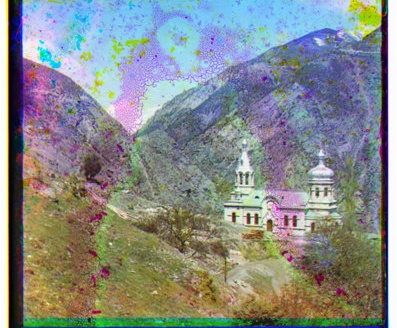
#> input picture content/images/00056v-1.jpg, 397 x 328 px, given in place of mosaic1.jpg, which was not available; the run also reads 1 picture not shown here
$ python q2.py   (older library calls are emulated)
#> lines starting #> are read from the running program, lines starting #| are printed output that depends on the picture
### syde671_contents/assignment3/q1.py
import numpy as np
import cv2
from scipy.ndimage import distance_transform_edt as bwdist


def warpGrid(im, H):
    h, w = im.shape[:2]
    corners = np.array([[0, 0, 1], [w - 1, 0, 1], [w - 1, h - 1, 1], [0, h - 1, 1]]).T
    warped_corners = H @ corners
    warped_corners = (warped_corners[:2] / warped_corners[2]).T
    x, y = warped_corners[:, 0], warped_corners[:, 1]
    min_x, max_x = np.floor(x).min().astype(int), np.ceil(x).max().astype(int)
    min_y, max_y = np.floor(y).min().astype(int), np.ceil(y).max().astype(int)
    out_h, out_w = max_y - min_y + 1, max_x - min_x + 1

    shifted_H = np.array([[1, 0, -min_x], [0, 1, -min_y], [0, 0, 1]]) @ H
    y, x = np.indices((out_h, out_w))
    source = np.linalg.inv(shifted_H) @ np.vstack(
        (x.ravel(), y.ravel(), np.ones(x.size))
    )
    source_x = (source[0] / source[2]).reshape(out_h, out_w)
    source_y = (source[1] / source[2]).reshape(out_h, out_w)
    return source_x, source_y


# [8 lines left out: function warpImageNearestNeighbor, not called in this run]


def warpImageBilinear(im, H):
    h, w = im.shape[:2]
    x, y = warpGrid(im, H)
    dx, dy = x - np.floor(x), y - np.floor(y)
    x, y = np.floor(x).astype(int), np.floor(y).astype(int)
    valid = (0 <= x) & (x + 1 < w) & (0 <= y) & (y + 1 < h)
    x, y = np.clip(x, 0, w - 2), np.clip(y, 0, h - 2)

    if im.ndim == 3:
        dx, dy = dx[..., None], dy[..., None]

    values = (
        (1 - dx) * (1 - dy) * im[y, x]
        + dx * (1 - dy) * im[y, x + 1]
        + (1 - dx) * dy * im[y + 1, x]
        + dx * dy * im[y + 1, x + 1]
    )

    output = np.zeros(x.shape + im.shape[2:])
    output[valid] = values[valid]
    return output


def blendMosaic(left, warped_right, warped_mask, right_shape, H):
    h, w = right_shape[:2]
    corners = (
        H @ np.array([[0, 0, 1], [w - 1, 0, 1], [w - 1, h - 1, 1], [0, h - 1, 1]]).T
    )
    corners = corners[:2] / corners[2]
    min_x, min_y = np.floor(corners.min(axis=1)).astype(int)
    max_x, max_y = np.ceil(corners.max(axis=1)).astype(int)
    origin_x, origin_y = min(0, min_x), min(0, min_y)
    width = max(left.shape[1] - 1, max_x) - origin_x + 1
    height = max(left.shape[0] - 1, max_y) - origin_y + 1

    total = np.zeros((height, width, left.shape[2]))
    total_weight = np.zeros((height, width))

    left_x, left_y = -origin_x, -origin_y
    left_canvas = np.zeros_like(total)
    left_canvas[left_y : left_y + left.shape[0], left_x : left_x + left.shape[1]] = left
    left_mask = np.zeros((height, width), np.uint8)
    left_mask[left_y : left_y + left.shape[0], left_x : left_x + left.shape[1]] = 1
    left_weight = bwdist(left_mask)

    right_x, right_y = min_x - origin_x, min_y - origin_y
    right_canvas = np.zeros_like(total)
    right_canvas[
        right_y : right_y + warped_right.shape[0],
        right_x : right_x + warped_right.shape[1],
    ] = warped_right
    right_mask = np.zeros((height, width), np.uint8)
    right_mask[
        right_y : right_y + warped_mask.shape[0],
        right_x : right_x + warped_mask.shape[1],
    ] = (
        warped_mask > 0
    )
    right_weight = bwdist(right_mask)

    total = (
        left_canvas * left_weight[..., None] + right_canvas * right_weight[..., None]
    )
    total_weight = left_weight + right_weight

    return np.divide(
        total,
        total_weight[..., None],
        out=np.zeros_like(total),
        where=total_weight[..., None] != 0,
    ).astype(left.dtype)


def computeH(im1_pts, im2_pts):
    A = []
    b = []

    for (x1, y1), (x2, y2) in zip(im1_pts, im2_pts):
        A.append([x1, y1, 1, 0, 0, 0, -x1 * x2, -y1 * x2])
        A.append([0, 0, 0, x1, y1, 1, -x1 * y2, -y1 * y2])
        b.extend([x2, y2])

    h, _, _, _ = np.linalg.lstsq(A, b, rcond=None)
    return np.array([[h[0], h[1], h[2]], [h[3], h[4], h[5]], [h[6], h[7], 1]])


# main because i call it in other q
# [74 lines left out: function main, not called in this run]

### syde671_contents/assignment3/q2.py
import cv2
import numpy as np

from q1 import computeH, warpImageBilinear, blendMosaic


def harris(image):
    gray = cv2.cvtColor(image, cv2.COLOR_BGR2GRAY).astype(float) / 255
    x = cv2.Sobel(gray, cv2.CV_64F, 1, 0, ksize=3)
    y = cv2.Sobel(gray, cv2.CV_64F, 0, 1, ksize=3)

    xx = cv2.GaussianBlur(x * x, (0, 0), 1.5)
    yy = cv2.GaussianBlur(y * y, (0, 0), 1.5)
    xy = cv2.GaussianBlur(x * y, (0, 0), 1.5)

    response = xx * yy - xy * xy - 0.04 * (xx + yy) ** 2
    response[:20] = response[-20:] = 0
    response[:, :20] = response[:, -20:] = 0

    peaks = response == cv2.dilate(response, np.ones((5, 5), np.uint8))
    y, x = np.where(peaks & (response > 0))
    scores = response[y, x]
    order = np.argsort(scores)[::-1]

    return np.column_stack((x[order], y[order])).astype(float), scores[order]


def anms(points, scores):
    points, scores = points[:3000], scores[:3000]
    radii = np.full(len(points), np.inf)

    for i in range(1, len(points)):
        stronger = scores[:i] > scores[i] / 0.9
        if stronger.any():
            radii[i] = ((points[:i][stronger] - points[i]) ** 2).sum(1).min()

    return points[np.argsort(radii)[::-1][:500]]


def descriptors(image, points):
    gray = (
        cv2.GaussianBlur(cv2.cvtColor(image, cv2.COLOR_BGR2GRAY), (0, 0), 2).astype(
            np.float32
        )
        / 255
    )

    good_points, result = [], []

    for point in points:
        x, y = point.astype(int)
        if x < 20 or y < 20 or x >= gray.shape[1] - 20 or y >= gray.shape[0] - 20:
            continue

        patch = cv2.getRectSubPix(gray, (40, 40), tuple(point))
        patch = cv2.resize(patch, (8, 8), interpolation=cv2.INTER_AREA).reshape(-1)
        patch = (patch - patch.mean()) / max(patch.std(), 1e-6)

        good_points.append(point)
        result.append(patch)

    return np.array(good_points), np.array(result)


def match(a, b):
    distance = ((a[:, None] - b[None, :]) ** 2).sum(2)
    a_to_b = np.argsort(distance, axis=1)[:, :2]
    b_to_a = np.argsort(distance, axis=0)[:2]

    matches = []
    for i, (best, second) in enumerate(a_to_b):
        forward_ratio = distance[i, best] / distance[i, second]
        backward_ratio = distance[i, best] / distance[b_to_a[1, best], best]

        if forward_ratio < 0.7 and b_to_a[0, best] == i and backward_ratio < 0.7:
            matches.append((i, best))

    return np.array(matches)


def ransac(source, destination):
    best = None

    for _ in range(5000):
        chosen = np.random.choice(len(source), 4, replace=False)
        h = computeH(source[chosen], destination[chosen])

        projected = h @ np.column_stack((source, np.ones(len(source)))).T
        projected = (projected[:2] / projected[2]).T

        inliers = np.linalg.norm(projected - destination, axis=1) < 3

        if best is None or inliers.sum() > best.sum():
            best = inliers

    return computeH(source[best], destination[best]), best


def mosaic_many(images, homographies):
    result = images[1]

    for i in [0, 2]:
        H = homographies[i]

        if i == 2:
            h, w = images[0].shape[:2]
            corners = (
                homographies[0]
                @ np.array(
                    [[0, 0, 1], [w - 1, 0, 1], [w - 1, h - 1, 1], [0, h - 1, 1]]
                ).T
            )

            corners = corners[:2] / corners[2]
            min_x, min_y = np.floor(corners.min(axis=1)).astype(int)

            H = (
                np.array([[1, 0, -min(0, min_x)], [0, 1, -min(0, min_y)], [0, 0, 1]])
                @ H
            )

        warped = warpImageBilinear(images[i], H)
        mask = warpImageBilinear(np.ones(images[i].shape[:2]), H)
        result = blendMosaic(result, warped, mask, images[i].shape, H)

    return result


images = [
    cv2.imread("mosaic1.jpg"),
    cv2.imread("mosaic2.jpg"),
    cv2.imread("mosaic3.jpg"),
]

points = []
features = []
corner_counts = []

for image in images:
    corners, scores = harris(image)
    selected = anms(corners, scores)
    selected, feature = descriptors(image, selected)

    corner_counts.append(len(corners))
    points.append(selected)
    features.append(feature)
#> this loop made 3 passes
#> pass 1, in harris, `xx = cv2.GaussianBlur(x * x, (0, 0), 1.5)`:
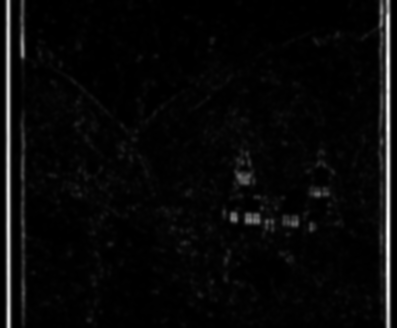
#> xx: shape (328, 397) float64; min 4.58e-05, max 5.09, mean 0.187; drawn with min black and max white
#> after the loop, corner_counts = [1084, 1084, 1084]; features = 3 items; points = 3 point arrays, longest 500 points


pair_12 = match(features[0], features[1])
#> in match, `distance = ((a[:, None] - b[None, :]) ** 2).sum(2)`:
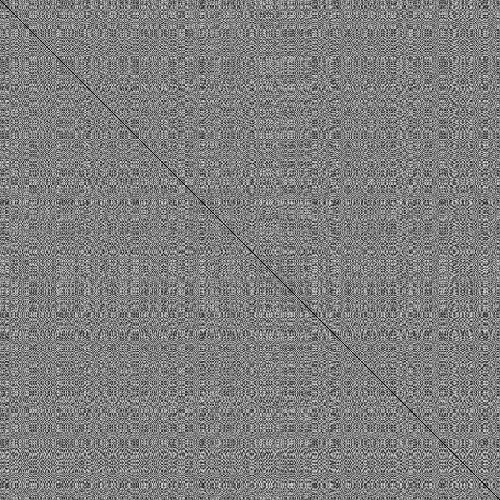
#> distance: shape (500, 500) float32; min 0, max 247.7, mean 127.3
#> in match, `a_to_b = np.argsort(distance, axis=1)[:, :2]`: a_to_b = 500 pairs, first value 0 to 499, second value 3 to 498
#> the loop in match, `for i, (best, second) in enumerate(a_to_b):` made 500 passes
#> second on passes 1 to 3: 203, 439, 179
#> after the loop in match, `for i, (best, second) in enumerate(a_to_b):`: matches = 500 pairs, first value 0 to 499, second value 0 to 499
#> pair_12 has the same summary as matches in match
h_2_to_1, inliers_12 = ransac(points[1][pair_12[:, 1]], points[0][pair_12[:, 0]])
#> the loop in ransac, `for _ in range(5000):` made 5000 passes
#> chosen on passes 1 to 3: [90, 254, 283, 445], [277, 307, 436, 88], [52, 34, 347, 492]
#> h_2_to_1 = [[1, -9.23e-16, 2.06e-13], [2.55e-16, 1, -1.48e-14], [-8.22e-19, 4.61e-18, 1]]
h_1_to_2 = np.linalg.inv(h_2_to_1)
#> h_1_to_2 = [[1, 9.23e-16, -2.06e-13], [-2.55e-16, 1, 1.48e-14], [8.22e-19, -4.61e-18, 1]]

pair_23 = match(features[1], features[2])
#> the loop in match (call 2), `for i, (best, second) in enumerate(a_to_b):` made 500 passes
#> pair_23 has the same summary as matches in match
h_3_to_2, inliers_23 = ransac(points[2][pair_23[:, 1]], points[1][pair_23[:, 0]])
#> the loop in ransac (call 2), `for _ in range(5000):` made 5000 passes
#> chosen on passes 1 to 3: [308, 256, 61, 114], [323, 192, 31, 377], [29, 221, 454, 417]
#> h_3_to_2 has the same summary as h_2_to_1


manual_left = np.array(
    [
        [1182.3, 558.5],
        [1196.3, 657.1],
        [1248.8, 665.8],
        [1201.5, 623.8],
        [1247.0, 859.0],
        [1261.6, 704.3],
        [1256.4, 798.3],
        [1264.0, 683.3],
        [1210.9, 690.9],
        [1207.4, 727.1],
        [1192.8, 754.5],
        [1224.9, 606.3],
        [1218.4, 564.3],
        [1265.1, 641.9],
        [1161.3, 781.4],
    ]
)

manual_middle_left = np.array(
    [
        [25.1, 474.4],
        [42.0, 573.0],
        [94.5, 580.0],
        [47.9, 539.8],
        [92.2, 767.9],
        [105.6, 616.8],
        [100.4, 708.4],
        [109.1, 596.4],
        [56.6, 606.3],
        [53.1, 642.5],
        [39.1, 669.9],
        [69.4, 521.1],
        [63.6, 480.8],
        [110.3, 555.0],
        [5.3, 699.1],
    ]
)

manual_middle_right = np.array(
    [
        [973.9, 829.2],
        [1020.6, 806.5],
        [1055.6, 772.0],
        [1082.5, 900.4],
        [1034.6, 714.3],
        [1228.9, 809.4],
        [1265.7, 916.2],
        [1076.1, 522.3],
        [981.5, 632.6],
        [997.3, 899.2],
        [1258.1, 518.2],
        [1095.9, 491.9],
        [1031.1, 564.9],
        [1210.3, 522.3],
        [1225.4, 665.8],
    ]
)

manual_right = np.array(
    [
        [31.5, 736.4],
        [72.4, 712.5],
        [106.2, 675.2],
        [135.4, 798.3],
        [82.9, 618.0],
        [275.4, 697.9],
        [311.0, 796.0],
        [122.0, 423.7],
        [23.9, 537.4],
        [54.3, 805.3],
        [296.4, 416.7],
        [141.8, 392.7],
        [78.8, 467.4],
        [254.4, 420.7],
        [269.6, 560.8],
    ]
)


manual_h1 = computeH(manual_left, manual_middle_left)
manual_h3 = computeH(manual_right, manual_middle_right)

cv2.imwrite(
    "results/mosaic_three.png", mosaic_many(images, [h_1_to_2, np.eye(3), h_3_to_2])
)
#> in mosaic_many, result is the input picture: shape (328, 397, 3); mean B, G, R 137.4, 138.5, 133.9
#> the loop in mosaic_many, `for i in [0, 2]:` made 2 passes
#> pass 1, in warpGrid, `y, x = np.indices((out_h, out_w))`:
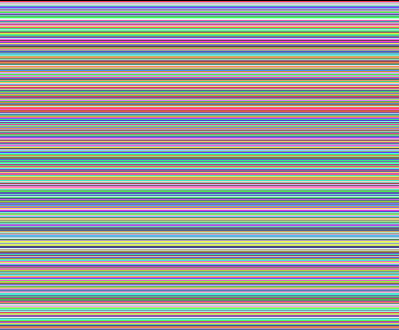
#> y: shape (330, 399) int64; 330 distinct labels, from 0 to 329; one colour per label, 0 black
#> pass 1, in warpGrid, `source_y = (source[1] / source[2]).reshape(out_h, out_w)`:
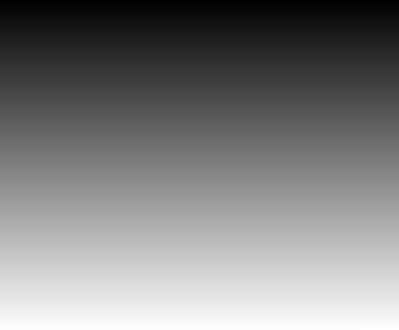
#> source_y: shape (330, 399) float64; min -1, max 328, mean 163.5; drawn with min black and max white
cv2.imwrite(
    "results/mosaic_three_manual.png",
    mosaic_many(images, [manual_h1, np.eye(3), manual_h3]),
)
#> the loop in mosaic_many (call 2), `for i in [0, 2]:` made 2 passes
#> pass 1, in warpGrid (call 5), `y, x = np.indices((out_h, out_w))`:
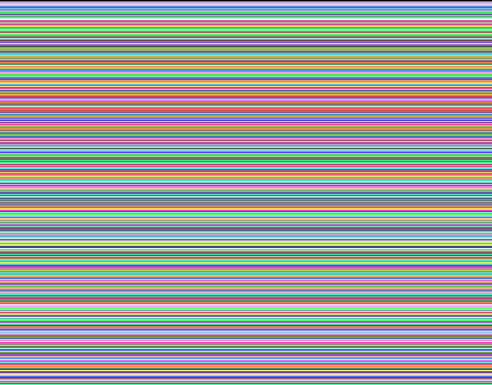
#> y: shape (385, 492) int64; 385 distinct labels, from 0 to 384; one colour per label, 0 black
#> pass 1, in warpGrid (call 5), `source_y = (source[1] / source[2]).reshape(out_h, out_w)`:
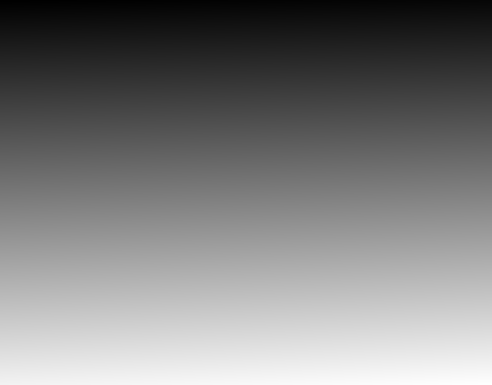
#> source_y: shape (385, 492) float64; min -9.23, max 343.1, mean 163.3; drawn with min black and max white
#> after the loop in mosaic_many (call 2), `for i in [0, 2]:`:
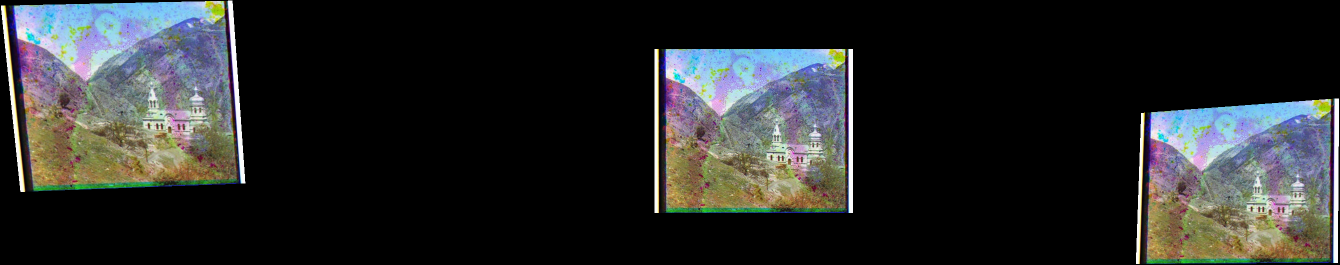
#> result: shape (529, 2679, 3) (shown at 1/2 size); mean B, G, R 41.1, 41.4, 40
